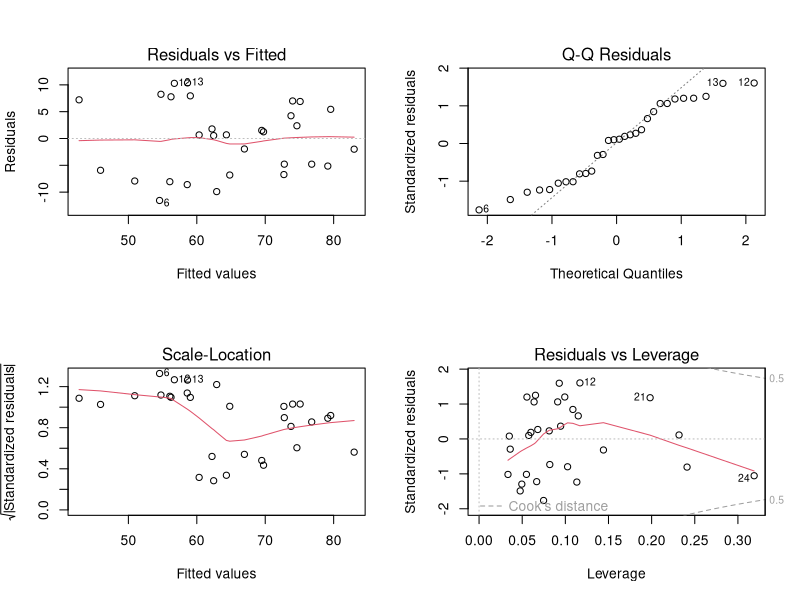
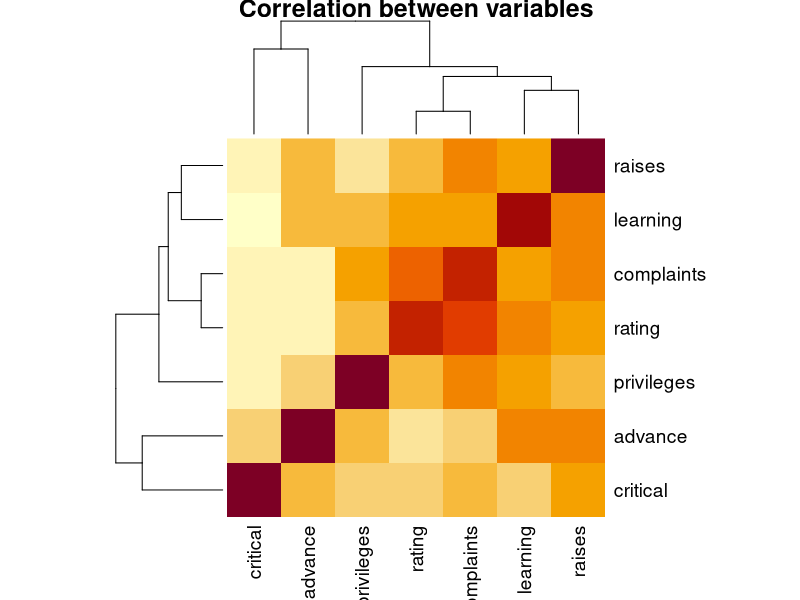
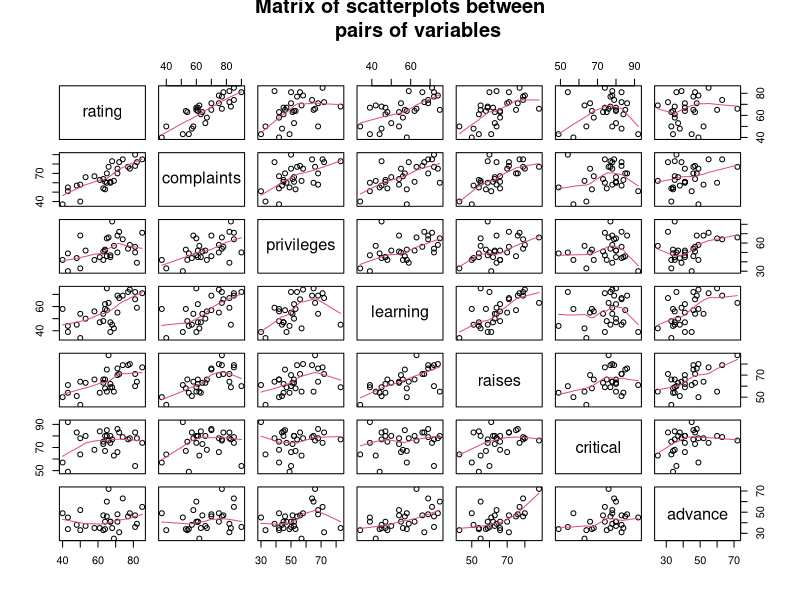
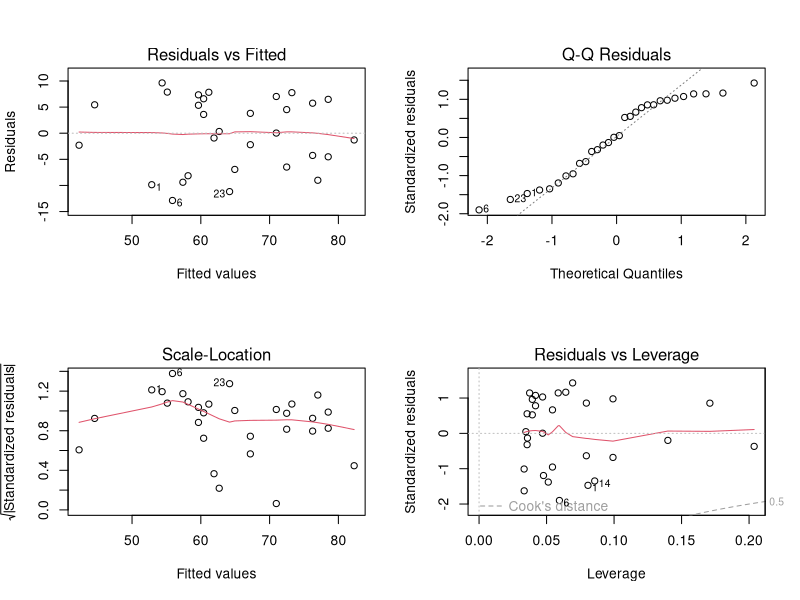
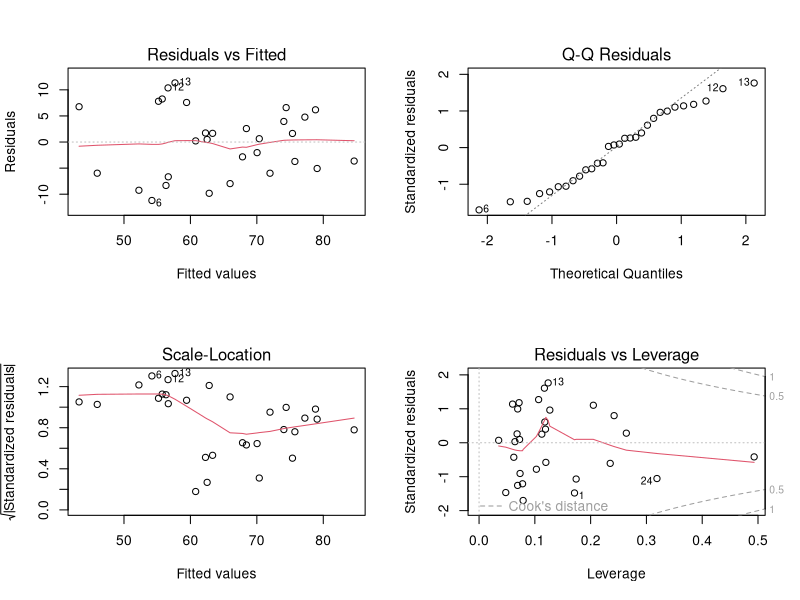

The R script that drew these images, in order:
## ---- chunk 1
library(datasets)
library(ggplot2)
setwd("~/")
## ---- chunk 2
str(attitude,vec.len=1)
## ---- chunk 3
fit_basic <- lm(rating~complaints, data=attitude)
print(t(summary(fit_basic)$coefficients))
print(summary(fit_basic)$adj.r.squared)
## ---- chunk 4
fit_another <- lm(rating~complaints+privileges+learning,
                  data=attitude)
print(summary(fit_another)$coefficients[,1:3])
print(summary(fit_another)$adj.r.squared)
## ---- chunk 5
fit_all <- lm(rating~complaints+privileges+learning+raises+critical+advance,
                  data=attitude)
print(summary(fit_all)$coefficients[,1:3])
print(summary(fit_all)$adj.r.squared)
## ---- chunk 6
fit_best <- step(lm(rating~., data=attitude),
                 direction="both", trace=0)
## ---- chunk 7
print(summary(summary(fit_best)$residuals))
print(summary(fit_best)$coefficients[,1:3])
print(summary(fit_best)$adj.r.squared)
## ---- chunk 8
par(mfrow=c(2, 2))
plot(fit_best)
## ---- chunk 9
data(attitude)
heatmap(cor(attitude), main=
          "Correlation between variables")
## ---- chunk 10
pairs(attitude, panel=panel.smooth, main=
        "Matrix of scatterplots between
      pairs of variables")
## ---- chunk 11
par(mfrow=c(2, 2))
plot(fit_basic)
## ---- chunk 12
par(mfrow=c(2, 2))
plot(fit_another)
